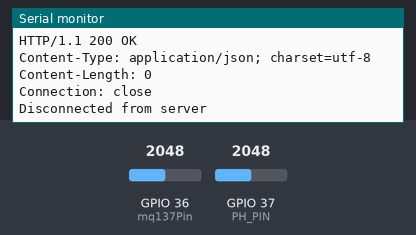
This sketch was run on a simulated ESP32. Parts: the last lines printed to the serial monitor. Inputs (shaded band) come from the test bench; at power-on: GPIO 36 (mq137Pin) = 2048, GPIO 37 (PH_PIN) = 2048. WiFi joins after 1.5 s; servers stay silent unless stated; uploads are accepted with an empty reply.

Above: at 3.2 s.
3.3 s: GPIO 36 (mq137Pin) set to 491
At 4.71 s:
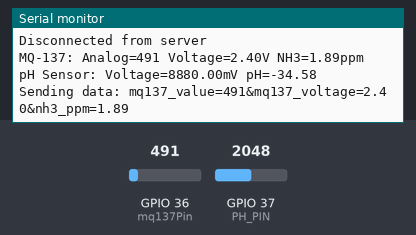
6.6 s: GPIO 37 (PH_PIN) set to 2866
At 7.53 s:
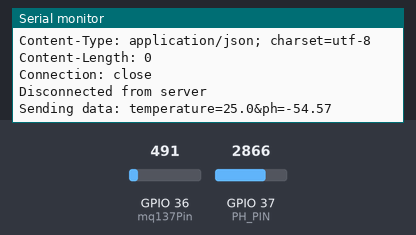
9.9 s: GPIO 36 (mq137Pin) set to 0
At 12.34 s:
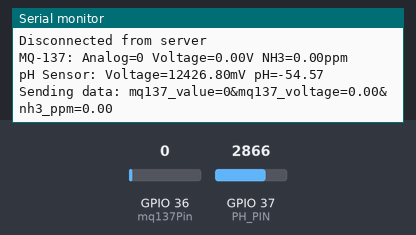
13.2 s: GPIO 37 (PH_PIN) set to 3603
At 14.89 s:
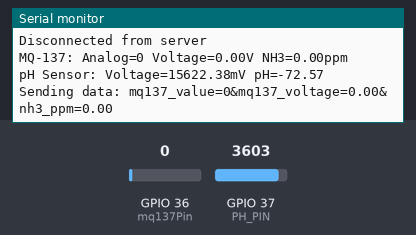
Timing chart, 0 to 16.4 s (numbered marks = the images above; inputs shaded):
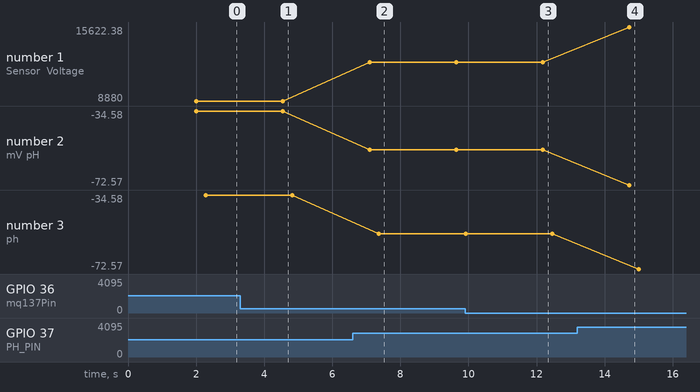

Measured:
- after the input at 3.3 s, the serial monitor: prints a new line after 1.2 s (image 1)
- after the input at 6.6 s, the serial monitor: prints a new line after 0.49 s (image 2)
- after the input at 9.9 s, the serial monitor: prints a new line after 2.3 s (image 3)
- after the input at 13.2 s, the serial monitor: prints a new line after 1.5 s (image 4)
- plotted number 1: 8880 → 12426.8 after the input at 6.6 s, 12426.8 → 15622.38 after the input at 13.2 s
- plotted number 2: -34.58 → -54.57 after the input at 6.6 s, -54.57 → -72.57 after the input at 13.2 s
- plotted number 3: -34.58 → -54.57 after the input at 6.6 s, -54.57 → -72.57 after the input at 13.2 s

The sketch:

ph_konek_local.ino
```cpp
#include <WiFi.h>
#include "DFRobot_PH.h"
#include <EEPROM.h>

// WiFi Configuration
const char* ssid = "wifi ono";
const char* password = "wifi kencang gak bikin kembung";
const char* serverIP = "192.168.162.213";
const int serverPort = 80;

// Sensor MQ-137 Configuration
const int mq137Pin = A0;
const float VREF = 5.0;
const int ADC_RESOLUTION = 1025;
const float RL = 10.0;  // Load resistor in kilo-ohms
const float RO = 10.0;  // RO calibration value
const float a = -2.4;   // Slope from datasheet
const float b = 0.7;    // Intercept from datasheet

// Sensor pH Configuration
#define PH_PIN A1
float voltage, phValue, temperature = 25;
DFRobot_PH ph;

WiFiClient client;

void setup() {
  Serial.begin(115200);
  Serial.println("MQ-137 and pH Sensor Data Transmission");

  // Initialize WiFi
  WiFi.begin(ssid, password);
  Serial.print("Connecting to WiFi");
  while (WiFi.status() != WL_CONNECTED) {
    delay(1000);
    Serial.print(".");
  }
  Serial.println("\nConnected to WiFi");

  // Initialize pH sensor
  ph.begin();
}

void loop() {
  // MQ-137 sensor reading
  int mq137Value = analogRead(mq137Pin);
  float mq137Voltage = mq137Value * (VREF / ADC_RESOLUTION);
  float Rs = ((VREF * RL) / mq137Voltage) - RL;
  float ratio = Rs / RO;
  float nh3PPM = pow(10, ((log10(ratio) - b) / a));

  // pH sensor reading
  voltage = analogRead(PH_PIN) / 1024.0 * 4440;
  phValue = ph.readPH(voltage, temperature);

  // Display readings
  Serial.print("MQ-137: Analog=");
  Serial.print(mq137Value);
  Serial.print(" Voltage=");
  Serial.print(mq137Voltage, 2);
  Serial.print("V NH3=");
  Serial.print(nh3PPM, 2);
  Serial.println("ppm");

  Serial.print("pH Sensor: Voltage=");
  Serial.print(voltage, 2);
  Serial.print("mV pH=");
  Serial.println(phValue, 2);

  // Send MQ-137 data to server
  sendToServer("/pkm/koneksi/koneksi_mq.php",
               "mq137_value=" + String(mq137Value) +
               "&mq137_voltage=" + String(mq137Voltage, 2) +
               "&nh3_ppm=" + String(nh3PPM, 2));

  // Send pH data to server
  sendToServer("/pkm/koneksi/koneksi_ph.php",
               "temperature=" + String(temperature, 1) +
               "&ph=" + String(phValue, 2));

  // Calibrate pH sensor
  ph.calibration(voltage, temperature);

  delay(2000);  // Wait 2 seconds before the next loop
}

void sendToServer(String endpoint, String postData) {
  Serial.println("Sending data: " + postData);
  if (client.connect(serverIP, serverPort)) {
    Serial.println("Connected to server: " + endpoint);

    // Send HTTP POST request
    client.println("POST " + endpoint + " HTTP/1.1");
    client.println("Host: " + String(serverIP));
    client.println("Content-Type: application/x-www-form-urlencoded");
    client.println("Connection: close");
    client.println("Content-Length: " + String(postData.length()));
    client.println();
    client.print(postData);

    // Read server response
    Serial.println("Server response:");
    while (client.available()) {
      String response = client.readStringUntil('\n');
      Serial.println(response);
    }

    client.stop();
    Serial.println("Disconnected from server");
  } else {
    Serial.println("Connection to server failed: " + endpoint);
  }
}
```
